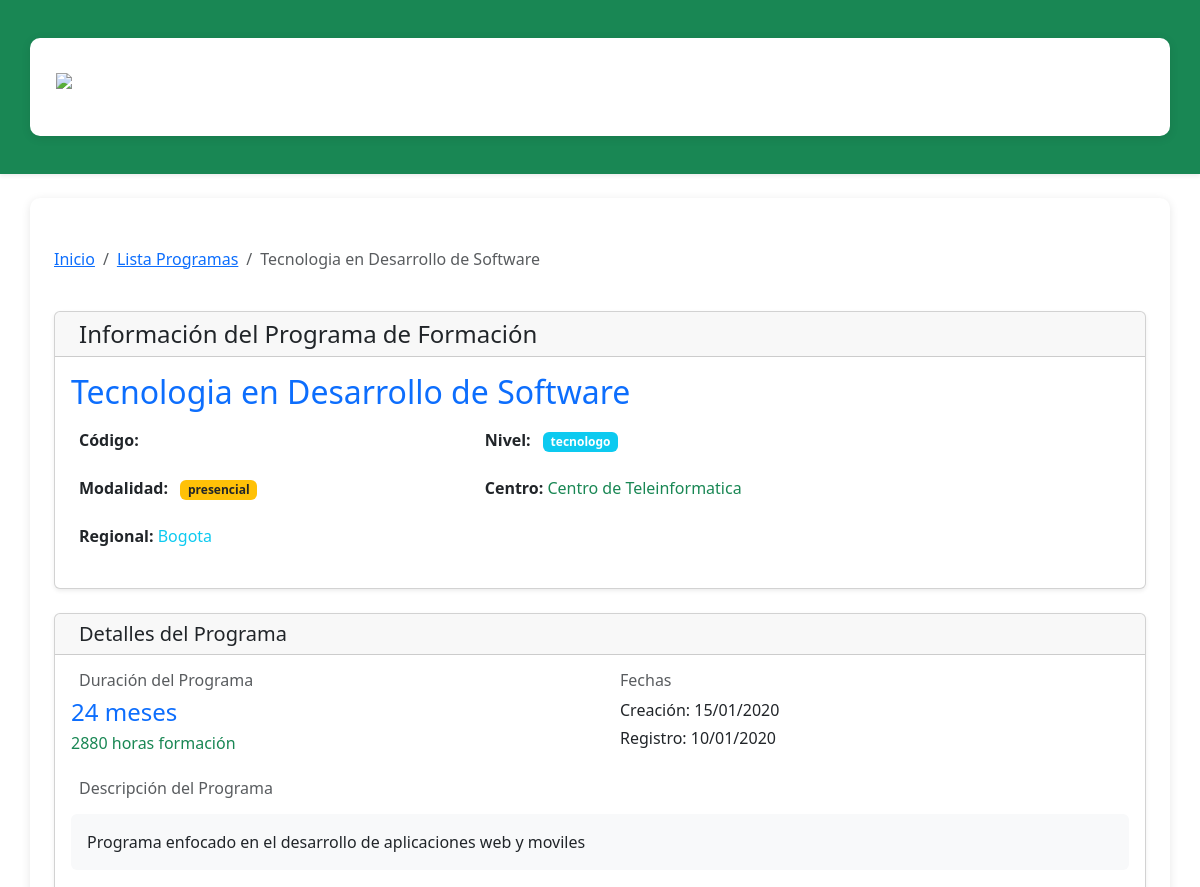
The page /programas/programas/programa/1/ (upper part) on the database as committed earlier.
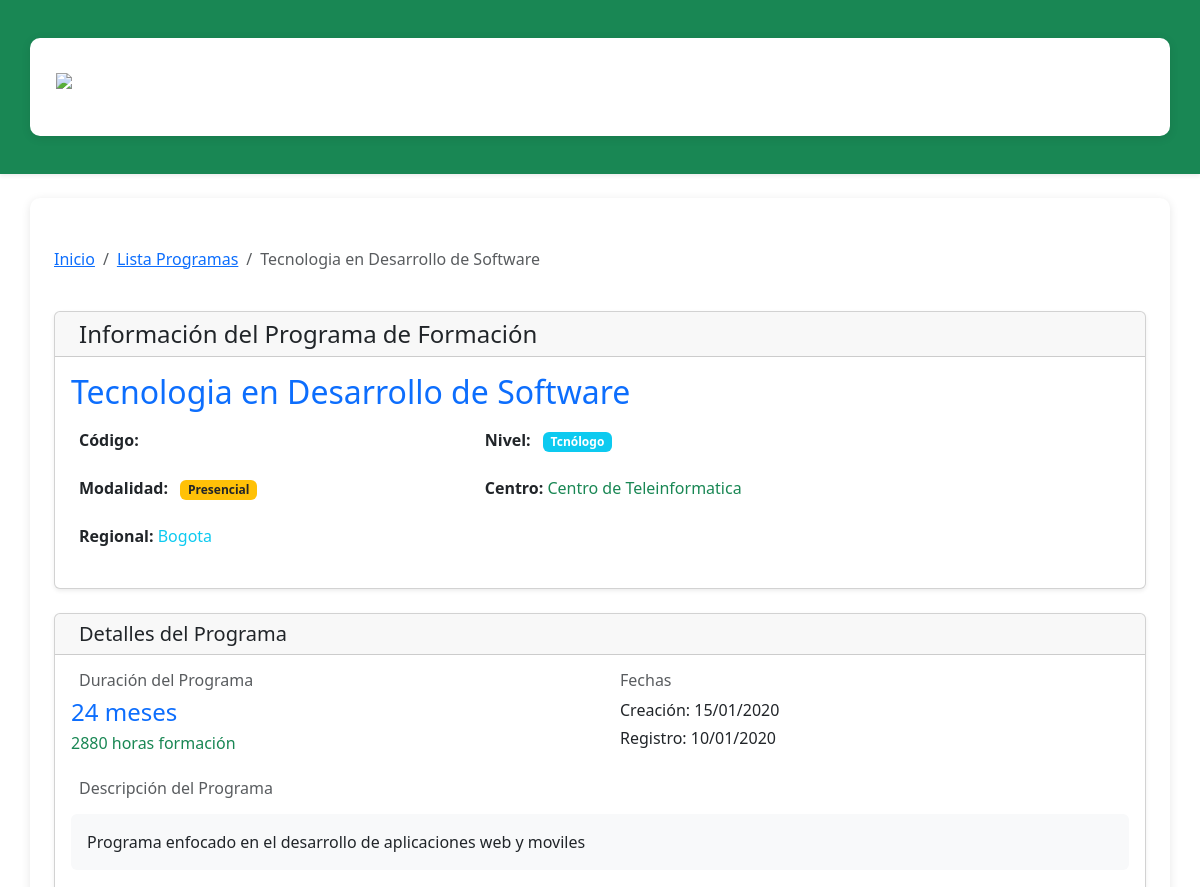
The same page on the database as committed later.
### programas/models.py (models this page shows)
class Programa(models.Model):
    NIVEL_FORMACION_CHOICES = [
        ('AUX','Auxiliar'),
        ('OPE','Operario'),
        ('TEC', 'Técnico'),
        ('TGL','Tcnólogo'),
        ('ESP','Especializacion Tegnológica'),
        ('COM','Complemenatio'),
    ]
    MODALIDAD_CHOICES = [
        ('PRE','Presencial'),
        ('VIR','Virtual'),
        ('MIX','Mixta'),
    ]
    ESTADO_CHOICES = [
        ('ACT','Activo'),
        ('INA','Inactivo'),
        ('SUS', 'Suspendido'),
        ('CAN', 'Cancelado'),
    ]
    codigo = models.CharField(max_length=20, unique=True, verbose_name="Código del Programa")
    nombre = models.CharField(max_length=200, verbose_name="Nombre del Programa")
    nivel_formacion = models.CharField(max_length=3, choices=NIVEL_FORMACION_CHOICES, verbose_name="Nivel de Formación")
    modalidad = models.CharField(max_length=3, choices=MODALIDAD_CHOICES, default='PRE', verbose_name="Modalidad")
    duracion_meses = models.PositiveIntegerField(verbose_name="Duración en Meses")
    duracion_horas = models.PositiveIntegerField(verbose_name="Duración en Horas")
    descripcion = models.TextField(verbose_name="Descripción del Programa")
    competencias = models.TextField(verbose_name="Competencias a Desarrollar")
    perfil_egreso = models.TextField(verbose_name="Perfil de Egreso")
    requisitos_ingreso = models.TextField(verbose_name="Requisitos de Ingreso")
    centro_formacion = models.CharField(max_length=200, verbose_name="Centro de Formación")
    regional = models.CharField(max_length=100, verbose_name="Regional")
    estado = models.CharField(max_length=3, choices=ESTADO_CHOICES, default='ACT', verbose_name="Estado")
    fecha_creacion = models.DateField(verbose_name="Fecha de Creación del Programa")
    fecha_registro = models.DateTimeField(auto_now_add=True, verbose_name="Fecha de Registro")

### programas/views.py (the view)
# urls.py: path('programas/programa/<int:programa_id>/', views.detalle_programa, name='detalle_programa'),
def detalle_programa(request, programa_id):
    programa_detalle = Programa.objects.get(id=programa_id)
    template = loader.get_template("detalle_programa.html")
    context = {
        "programa": programa_detalle,
    }
    return HttpResponse(template.render(context, request))

### programas/Templates/detalle_programa.html (shortened to what the changed rows need)
{% extends "master.html" %}
{% block content %}
    <div class="container-fluid py-4">
        <div class="row mb-4">
            <div class="col-12">
                <nav aria-label="breadcrumb">
                    <ol class="breadcrumb">
                        <li class="breadcrumb-item"><a href="/" class="back-link">Inicio</a></li>
                        <li class="breadcrumb-item"><a href="{% url 'programas:lista_programas' %}" class="back-link">Lista Programas</a></li>
                        <li class="breadcrumb-item active" aria-current="page">{{ programa.nombre }}</li>
                    </ol>
                </nav>
            </div>
        </div>
        <div class="row mb-4">
            <div class="col-12">
                <div class="card shadow-sm">
                    <div class="card-body">
                        <div class="row">
                            <div class="col-md-9">
                                <h2 class="text-primary mb-3">{{ programa.nombre }}</h2>
                                <div class="row mb-3">
                                    <div class="col-md-6">
                                    </div>
                                    <div class="col-md-6">
                                        <p class="mb-2">
                                            <strong>Nivel:</strong>
                                            <span class="badge bg-info ms-2">{{ programa.get_nivel_formacion_display }}</span>
                                        </p>
                                    </div>
                                </div>
                                <div class="row mb-3">
                                    <div class="col-md-6">
                                        <p class="mb-2">
                                            <strong>Modalidad:</strong>
                                            <span class="badge bg-warning text-dark ms-2">{{ programa.get_modalidad_display }}</span>
                                        </p>
                                    </div>
                                    <div class="col-md-6">
                                        <p class="mb-2">
                                            <strong>Centro:</strong>
                                            <span class="text-success">{{ programa.centro_formacion }}</span>
                                        </p>
                                    </div>
                                </div>
                                {% if programa.regional %}
                                <div class="row mb-3">
                                    <div class="col-md-12">
                                        <p class="mb-2">
                                            <strong>Regional:</strong>
                                            <span class="text-info">{{ programa.regional }}</span>
                                        </p>
                                    </div>
                                </div>
                                {% endif %}
                            </div>
                        </div>
                    </div>
                </div>
            </div>
        </div>
        <div class="row mb-4">
            <div class="col-lg-12 mb-4">
                <div class="card shadow-sm h-100">
                    <div class="card-body">
                        <div class="row mb-4">
                            <div class="col-md-6">
                                <div class="info-card">
                                    <h6 class="text-muted mb-2">
                                        Duración del Programa
                                    </h6>
                                    <h4 class="text-primary mb-1">{{ programa.duracion_meses }} meses</h4>
                                    <p class="mb-0 text-success">{{ programa.duracion_horas }} horas formación</p>
                                </div>
                            </div>
                            <div class="col-md-6">
                                <div class="info-card">
                                    <h6 class="text-muted mb-2">
                                        Fechas
                                    </h6>
                                    <p class="mb-1">
                                        Creación: {{ programa.fecha_creacion|date:"d/m/Y" }}
                                    </p>
                                    <p class="mb-0">
                                        Registro: {{ programa.fecha_registro|date:"d/m/Y" }}
                                    </p>
                                </div>
                            </div>
                        </div>
                        {% if programa.descripcion %}
                        <div class="mb-4">
                            <h6 class="text-muted mb-3">
                                Descripción del Programa
                            </h6>
                            <div class="p-3 bg-light rounded">
                                <p class="mb-0">{{ programa.descripcion }}</p>
                            </div>
                        </div>
                        {% endif %}
                    </div>
                </div>
            </div>
        </div>
    {% endblock %}

Rows that differ between the two databases and show on the page:
changed Programa "Tecnologia en Desarrollo de Software": nivel_formacion "tecnologo" → "Tcnólogo"; modalidad "presencial" → "Presencial"
